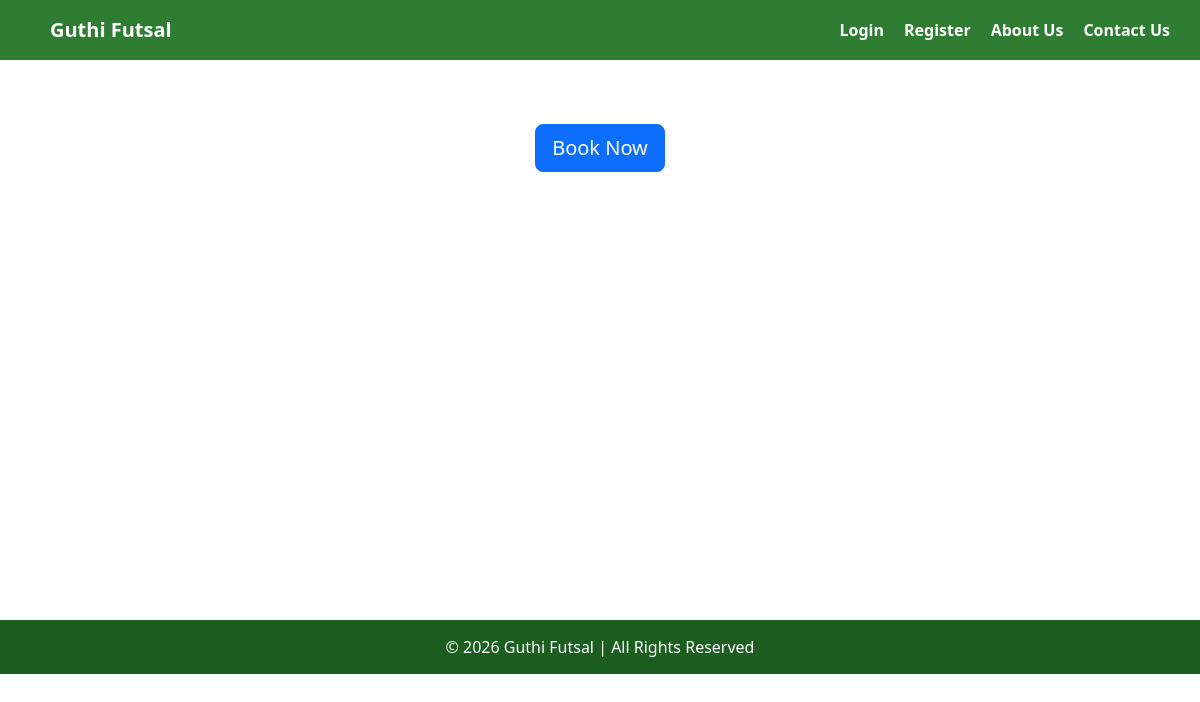
The app's page /, older data.
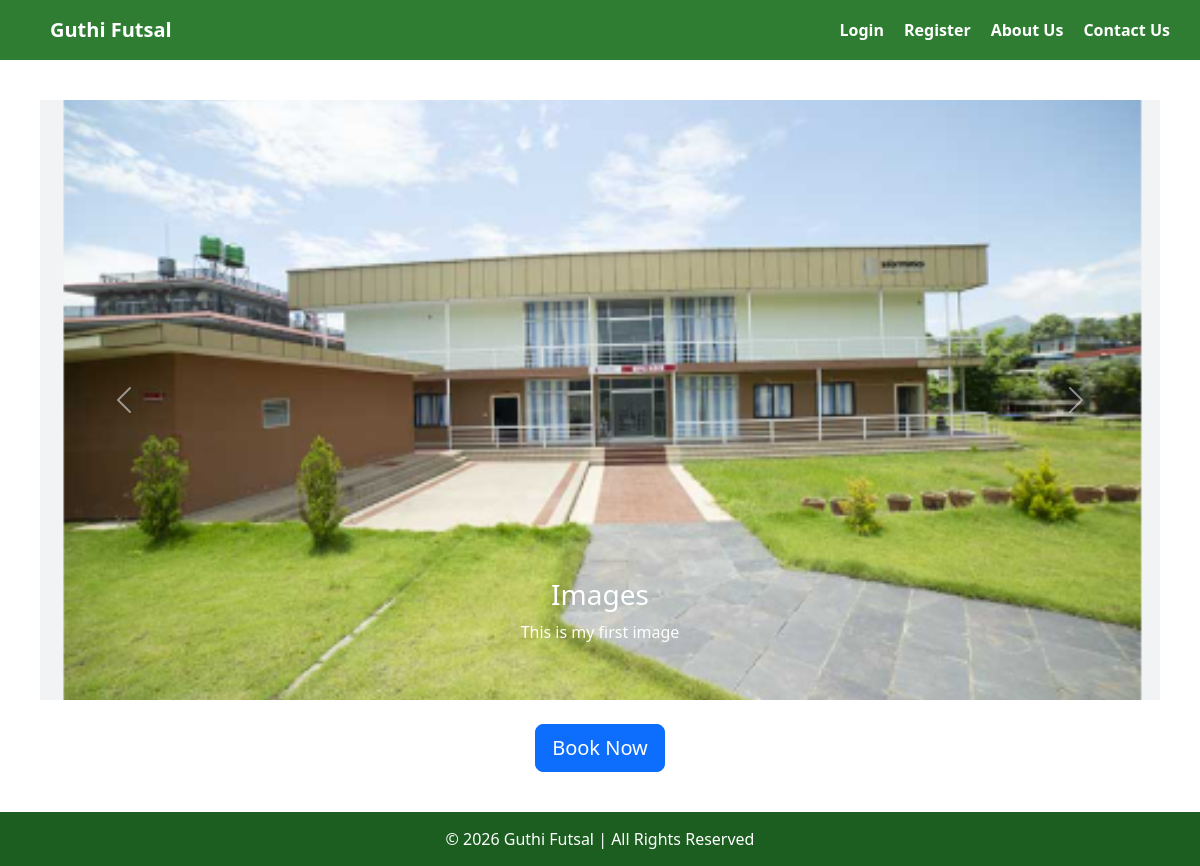
The same page, newer data.
### guthi/models.py (models this page shows, shortened)
class HomeSlider(models.Model):
    title = models.CharField(max_length=200)
    description = models.TextField(blank=True)
    image = models.ImageField(upload_to='home_slider/')
    created_at = models.DateTimeField(auto_now_add=True)

### guthi/views.py (the view)
# urls.py: 2. Add a URL to urlpatterns:  path('', views.home, name='home')
def home(request):
    sliders = HomeSlider.objects.all()
    return render(request, "home.html", {'sliders': sliders})

### guthi/Templates/home.html (shortened to what this page needs)
{% extends 'base.html' %}
{% load static %}
{% block content %}
<div id="carouselExample" class="carousel slide" data-bs-ride="carousel">
    <div class="carousel-inner">
        {% for slider in sliders %}
            <div class="carousel-item {% if forloop.first %}active{% endif %}">
                <img src="{{ slider.image.url }}"
                     class="d-block w-100"
                     style="height:600px; object-fit:cover;">
                <div class="carousel-caption d-none d-md-block">
                    <h3>{{ slider.title }}</h3>
                    <p>{{ slider.description }}</p>
                </div>
            </div>
        {% endfor %}
    </div>
    <button class="carousel-control-prev" type="button" data-bs-target="#carouselExample" data-bs-slide="prev">
        <span class="carousel-control-prev-icon"></span>
    </button>
    <button class="carousel-control-next" type="button" data-bs-target="#carouselExample" data-bs-slide="next">
        <span class="carousel-control-next-icon"></span>
    </button>
</div>
<div class="text-center mt-4">
    <a href="{% url 'futsal_list' %}" class="btn btn-primary btn-lg">
        Book Now
    </a>
</div>
{% endblock %}

Row changes from the older to the newer data that the page shows:
added HomeSlider: image (picture), title "Images", description "This is my first image"
